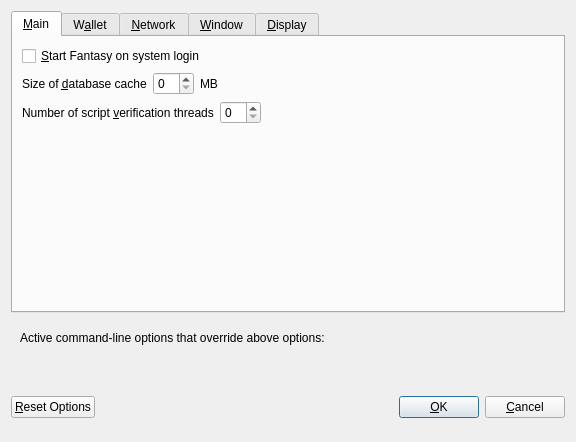
<?xml version="1.0" encoding="UTF-8"?>
<ui version="4.0">
 <class>OptionsDialog</class>
 <widget class="QDialog" name="OptionsDialog">
  <property name="geometry">
   <rect>
    <x>0</x>
    <y>0</y>
    <width>576</width>
    <height>442</height>
   </rect>
  </property>
  <property name="windowTitle">
   <string>Options</string>
  </property>
  <property name="modal">
   <bool>true</bool>
  </property>
  <layout class="QVBoxLayout" name="verticalLayout">
   <item>
    <widget class="QTabWidget" name="tabWidget">
     <property name="currentIndex">
      <number>0</number>
     </property>
     <widget class="QWidget" name="tabMain">
      <attribute name="title">
       <string>&amp;Main</string>
      </attribute>
      <layout class="QVBoxLayout" name="verticalLayout_Main">
       <item>
        <widget class="QCheckBox" name="bitcoinAtStartup">
         <property name="toolTip">
          <string>Automatically start Fantasy after logging in to the system.</string>
         </property>
         <property name="text">
          <string>&amp;Start Fantasy on system login</string>
         </property>
        </widget>
       </item>
       <item>
        <layout class="QHBoxLayout" name="horizontalLayout_2_Main">
         <item>
          <widget class="QLabel" name="databaseCacheLabel">
           <property name="text">
            <string>Size of &amp;database cache</string>
           </property>
           <property name="textFormat">
            <enum>Qt::PlainText</enum>
           </property>
           <property name="buddy">
            <cstring>databaseCache</cstring>
           </property>
          </widget>
         </item>
         <item>
          <widget class="QSpinBox" name="databaseCache"/>
         </item>
         <item>
          <widget class="QLabel" name="databaseCacheUnitLabel">
           <property name="text">
            <string>MB</string>
           </property>
           <property name="textFormat">
            <enum>Qt::PlainText</enum>
           </property>
          </widget>
         </item>
         <item>
          <spacer name="horizontalSpacer_2_Main">
           <property name="orientation">
            <enum>Qt::Horizontal</enum>
           </property>
           <property name="sizeHint" stdset="0">
            <size>
             <width>40</width>
             <height>20</height>
            </size>
           </property>
          </spacer>
         </item>
        </layout>
       </item>
       <item>
        <layout class="QHBoxLayout" name="horizontalLayout_3_Main">
         <item>
          <widget class="QLabel" name="threadsScriptVerifLabel">
           <property name="text">
            <string>Number of script &amp;verification threads</string>
           </property>
           <property name="textFormat">
            <enum>Qt::PlainText</enum>
           </property>
           <property name="buddy">
            <cstring>threadsScriptVerif</cstring>
           </property>
          </widget>
         </item>
         <item>
          <widget class="QSpinBox" name="threadsScriptVerif">
           <property name="toolTip">
            <string>(0 = auto, &lt;0 = leave that many cores free)</string>
           </property>
          </widget>
         </item>
         <item>
          <spacer name="horizontalSpacer_3_Main">
           <property name="orientation">
            <enum>Qt::Horizontal</enum>
           </property>
           <property name="sizeHint" stdset="0">
            <size>
             <width>40</width>
             <height>20</height>
            </size>
           </property>
          </spacer>
         </item>
        </layout>
       </item>
       <item>
        <spacer name="verticalSpacer_2">
         <property name="orientation">
          <enum>Qt::Vertical</enum>
         </property>
         <property name="sizeHint" stdset="0">
          <size>
           <width>20</width>
           <height>40</height>
          </size>
         </property>
        </spacer>
       </item>
      </layout>
     </widget>
     <widget class="QWidget" name="tabWallet">
      <attribute name="title">
       <string>W&amp;allet</string>
      </attribute>
      <layout class="QVBoxLayout" name="verticalLayout_Wallet">
       <item>
        <layout class="QHBoxLayout" name="horizontalLayout_2_Wallet">
         <item>
          <widget class="QLabel" name="labelStakeSplitThresholdText">
           <property name="text">
            <string>Stake split threshold:</string>
           </property>
          </widget>
         </item>
         <item>
          <widget class="QSpinBox" name="spinBoxStakeSplitThreshold">
           <property name="minimum">
            <number>1</number>
           </property>
           <property name="maximum">
            <number>999999</number>
           </property>
          </widget>
         </item>
        </layout>
       </item>
       <item>
        <widget class="QGroupBox" name="groupBox">
         <property name="title">
          <string>Expert</string>
         </property>
         <layout class="QVBoxLayout" name="verticalLayout_2">
          <item>
           <widget class="QCheckBox" name="coinControlFeatures">
            <property name="toolTip">
             <string>Whether to show coin control features or not.</string>
            </property>
            <property name="text">
             <string>Enable coin &amp;control features</string>
            </property>
           </widget>
          </item>
          <item>
           <widget class="QCheckBox" name="showMasternodesTab">
            <property name="toolTip">
             <string>Show additional tab listing all your masternodes in first sub-tab&lt;br/&gt;and all masternodes on the network in second sub-tab.</string>
            </property>
            <property name="text">
             <string>Show Masternodes Tab</string>
            </property>
           </widget>
          </item>
          <item>
           <widget class="QCheckBox" name="spendZeroConfChange">
            <property name="toolTip">
             <string>If you disable the spending of unconfirmed change, the change from a transaction&lt;br/&gt;cannot be used until that transaction has at least one confirmation.&lt;br/&gt;This also affects how your balance is computed.</string>
            </property>
            <property name="text">
             <string>&amp;Spend unconfirmed change</string>
            </property>
           </widget>
          </item>
         </layout>
        </widget>
       </item>
       <item>
        <spacer name="verticalSpacer_Wallet">
         <property name="orientation">
          <enum>Qt::Vertical</enum>
         </property>
         <property name="sizeHint" stdset="0">
          <size>
           <width>20</width>
           <height>40</height>
          </size>
         </property>
        </spacer>
       </item>
      </layout>
     </widget>
     <widget class="QWidget" name="tabNetwork">
      <attribute name="title">
       <string>&amp;Network</string>
      </attribute>
      <layout class="QVBoxLayout" name="verticalLayout_Network">
       <item>
        <widget class="QCheckBox" name="mapPortUpnp">
         <property name="toolTip">
          <string>Automatically open the Fantasy client port on the router. This only works when your router supports UPnP and it is enabled.</string>
         </property>
         <property name="text">
          <string>Map port using &amp;UPnP</string>
         </property>
        </widget>
       </item>
       <item>
        <widget class="QCheckBox" name="allowIncoming">
         <property name="toolTip">
          <string>Accept connections from outside</string>
         </property>
         <property name="text">
          <string>Allow incoming connections</string>
         </property>
        </widget>
       </item>
       <item>
        <widget class="QCheckBox" name="connectSocks">
         <property name="toolTip">
          <string>Connect to the Fantasy network through a SOCKS5 proxy.</string>
         </property>
         <property name="text">
          <string>&amp;Connect through SOCKS5 proxy (default proxy):</string>
         </property>
        </widget>
       </item>
       <item>
        <layout class="QHBoxLayout" name="horizontalLayout_1_Network">
         <item>
          <widget class="QLabel" name="proxyIpLabel">
           <property name="text">
            <string>Proxy &amp;IP:</string>
           </property>
           <property name="textFormat">
            <enum>Qt::PlainText</enum>
           </property>
           <property name="buddy">
            <cstring>proxyIp</cstring>
           </property>
          </widget>
         </item>
         <item>
          <widget class="QValidatedLineEdit" name="proxyIp">
           <property name="minimumSize">
            <size>
             <width>140</width>
             <height>0</height>
            </size>
           </property>
           <property name="maximumSize">
            <size>
             <width>140</width>
             <height>16777215</height>
            </size>
           </property>
           <property name="toolTip">
            <string>IP address of the proxy (e.g. IPv4: 127.0.0.1 / IPv6: ::1)</string>
           </property>
          </widget>
         </item>
         <item>
          <widget class="QLabel" name="proxyPortLabel">
           <property name="text">
            <string>&amp;Port:</string>
           </property>
           <property name="textFormat">
            <enum>Qt::PlainText</enum>
           </property>
           <property name="buddy">
            <cstring>proxyPort</cstring>
           </property>
          </widget>
         </item>
         <item>
          <widget class="QLineEdit" name="proxyPort">
           <property name="minimumSize">
            <size>
             <width>55</width>
             <height>0</height>
            </size>
           </property>
           <property name="maximumSize">
            <size>
             <width>55</width>
             <height>16777215</height>
            </size>
           </property>
           <property name="toolTip">
            <string>Port of the proxy (e.g. 9050)</string>
           </property>
          </widget>
         </item>
         <item>
          <spacer name="horizontalSpacer_1_Network">
           <property name="orientation">
            <enum>Qt::Horizontal</enum>
           </property>
           <property name="sizeHint" stdset="0">
            <size>
             <width>40</width>
             <height>20</height>
            </size>
           </property>
          </spacer>
         </item>
        </layout>
       </item>
       <item>
        <spacer name="verticalSpacer_Network">
         <property name="orientation">
          <enum>Qt::Vertical</enum>
         </property>
         <property name="sizeHint" stdset="0">
          <size>
           <width>20</width>
           <height>40</height>
          </size>
         </property>
        </spacer>
       </item>
      </layout>
     </widget>
     <widget class="QWidget" name="tabWindow">
      <attribute name="title">
       <string>&amp;Window</string>
      </attribute>
      <layout class="QVBoxLayout" name="verticalLayout_Window">
       <item>
        <widget class="QCheckBox" name="minimizeToTray">
         <property name="toolTip">
          <string>Show only a tray icon after minimizing the window.</string>
         </property>
         <property name="text">
          <string>&amp;Minimize to the tray instead of the taskbar</string>
         </property>
        </widget>
       </item>
       <item>
        <widget class="QCheckBox" name="minimizeOnClose">
         <property name="toolTip">
          <string>Minimize instead of exit the application when the window is closed. When this option is enabled, the application will be closed only after selecting Quit in the menu.</string>
         </property>
         <property name="text">
          <string>M&amp;inimize on close</string>
         </property>
        </widget>
       </item>
       <item>
        <spacer name="verticalSpacer_Window">
         <property name="orientation">
          <enum>Qt::Vertical</enum>
         </property>
         <property name="sizeHint" stdset="0">
          <size>
           <width>20</width>
           <height>40</height>
          </size>
         </property>
        </spacer>
       </item>
      </layout>
     </widget>
     <widget class="QWidget" name="tabDisplay">
      <attribute name="title">
       <string>&amp;Display</string>
      </attribute>
      <layout class="QVBoxLayout" name="verticalLayout_Display">
       <item>
        <layout class="QHBoxLayout" name="horizontalLayout_1_Display">
         <item>
          <widget class="QLabel" name="langLabel">
           <property name="text">
            <string>User Interface &amp;language:</string>
           </property>
           <property name="textFormat">
            <enum>Qt::PlainText</enum>
           </property>
           <property name="buddy">
            <cstring>lang</cstring>
           </property>
          </widget>
         </item>
         <item>
          <widget class="QValueComboBox" name="lang">
           <property name="toolTip">
            <string>The user interface language can be set here. This setting will take effect after restarting Fantasy.</string>
           </property>
          </widget>
         </item>
        </layout>
       </item>
       <item>
        <widget class="Line" name="line">
         <property name="orientation">
          <enum>Qt::Horizontal</enum>
         </property>
        </widget>
       </item>
       <item>
        <layout class="QHBoxLayout" name="horizontalLayout_2_Display">
         <item>
          <widget class="QLabel" name="unitLabel">
           <property name="text">
            <string>&amp;Unit to show amounts in:</string>
           </property>
           <property name="textFormat">
            <enum>Qt::PlainText</enum>
           </property>
           <property name="buddy">
            <cstring>unit</cstring>
           </property>
          </widget>
         </item>
         <item>
          <widget class="QValueComboBox" name="unit">
           <property name="toolTip">
            <string>Choose the default subdivision unit to show in the interface and when sending coins.</string>
           </property>
          </widget>
         </item>
        </layout>
       </item>
       <item>
        <layout class="QHBoxLayout" name="horizontalLayout_5_Display">
         <item>
          <widget class="QLabel" name="digitsLabel">
           <property name="text">
            <string>Decimal digits</string>
           </property>
          </widget>
         </item>
         <item>
          <widget class="QValueComboBox" name="digits"/>
         </item>
        </layout>
       </item>
       <item>
        <layout class="QHBoxLayout" name="horizontalLayout_3_Display">
         <item>
          <widget class="QLabel" name="thirdPartyTxUrlsLabel">
           <property name="toolTip">
            <string>Third party URLs (e.g. a block explorer) that appear in the transactions tab as context menu items. %s in the URL is replaced by transaction hash. Multiple URLs are separated by vertical bar |.</string>
           </property>
           <property name="text">
            <string>Third party transaction URLs</string>
           </property>
           <property name="buddy">
            <cstring>thirdPartyTxUrls</cstring>
           </property>
          </widget>
         </item>
         <item>
          <widget class="QLineEdit" name="thirdPartyTxUrls">
           <property name="toolTip">
            <string>Third party URLs (e.g. a block explorer) that appear in the transactions tab as context menu items. %s in the URL is replaced by transaction hash. Multiple URLs are separated by vertical bar |.</string>
           </property>
          </widget>
         </item>
        </layout>
       </item>
       <item>
        <spacer name="verticalSpacer">
         <property name="orientation">
          <enum>Qt::Vertical</enum>
         </property>
         <property name="sizeHint" stdset="0">
          <size>
           <width>20</width>
           <height>40</height>
          </size>
         </property>
        </spacer>
       </item>
      </layout>
     </widget>
    </widget>
   </item>
   <item>
    <widget class="QFrame" name="frame">
     <layout class="QVBoxLayout" name="verticalLayout_Bottom">
      <item>
       <layout class="QHBoxLayout" name="horizontalLayout_Bottom">
        <item>
         <widget class="QLabel" name="overriddenByCommandLineInfoLabel">
          <property name="text">
           <string>Active command-line options that override above options:</string>
          </property>
          <property name="textFormat">
           <enum>Qt::PlainText</enum>
          </property>
         </widget>
        </item>
        <item>
         <spacer name="horizontalSpacer_Bottom">
          <property name="orientation">
           <enum>Qt::Horizontal</enum>
          </property>
          <property name="sizeHint" stdset="0">
           <size>
            <width>40</width>
            <height>20</height>
           </size>
          </property>
         </spacer>
        </item>
       </layout>
      </item>
      <item>
       <widget class="QLabel" name="overriddenByCommandLineLabel">
        <property name="text">
         <string/>
        </property>
        <property name="textFormat">
         <enum>Qt::PlainText</enum>
        </property>
        <property name="wordWrap">
         <bool>true</bool>
        </property>
       </widget>
      </item>
     </layout>
    </widget>
   </item>
   <item>
    <layout class="QHBoxLayout" name="horizontalLayout_Buttons">
     <item>
      <widget class="QPushButton" name="resetButton">
       <property name="toolTip">
        <string>Reset all client options to default.</string>
       </property>
       <property name="text">
        <string>&amp;Reset Options</string>
       </property>
       <property name="autoDefault">
        <bool>false</bool>
       </property>
      </widget>
     </item>
     <item>
      <spacer name="horizontalSpacer_1">
       <property name="orientation">
        <enum>Qt::Horizontal</enum>
       </property>
       <property name="sizeHint" stdset="0">
        <size>
         <width>40</width>
         <height>48</height>
        </size>
       </property>
      </spacer>
     </item>
     <item>
      <widget class="QLabel" name="statusLabel">
       <property name="minimumSize">
        <size>
         <width>200</width>
         <height>0</height>
        </size>
       </property>
       <property name="font">
        <font>
         <weight>75</weight>
         <bold>true</bold>
        </font>
       </property>
       <property name="text">
        <string/>
       </property>
       <property name="textFormat">
        <enum>Qt::PlainText</enum>
       </property>
       <property name="wordWrap">
        <bool>true</bool>
       </property>
      </widget>
     </item>
     <item>
      <spacer name="horizontalSpacer_2">
       <property name="orientation">
        <enum>Qt::Horizontal</enum>
       </property>
       <property name="sizeHint" stdset="0">
        <size>
         <width>40</width>
         <height>48</height>
        </size>
       </property>
      </spacer>
     </item>
     <item>
      <widget class="QPushButton" name="okButton">
       <property name="text">
        <string>&amp;OK</string>
       </property>
       <property name="autoDefault">
        <bool>false</bool>
       </property>
       <property name="default">
        <bool>true</bool>
       </property>
      </widget>
     </item>
     <item>
      <widget class="QPushButton" name="cancelButton">
       <property name="text">
        <string>&amp;Cancel</string>
       </property>
       <property name="autoDefault">
        <bool>false</bool>
       </property>
      </widget>
     </item>
    </layout>
   </item>
  </layout>
 </widget>
 <customwidgets>
  <customwidget>
   <class>QValidatedLineEdit</class>
   <extends>QLineEdit</extends>
   <header>qvalidatedlineedit.h</header>
  </customwidget>
  <customwidget>
   <class>QValueComboBox</class>
   <extends>QComboBox</extends>
   <header>qvaluecombobox.h</header>
  </customwidget>
 </customwidgets>
 <resources/>
 <connections/>
</ui>
